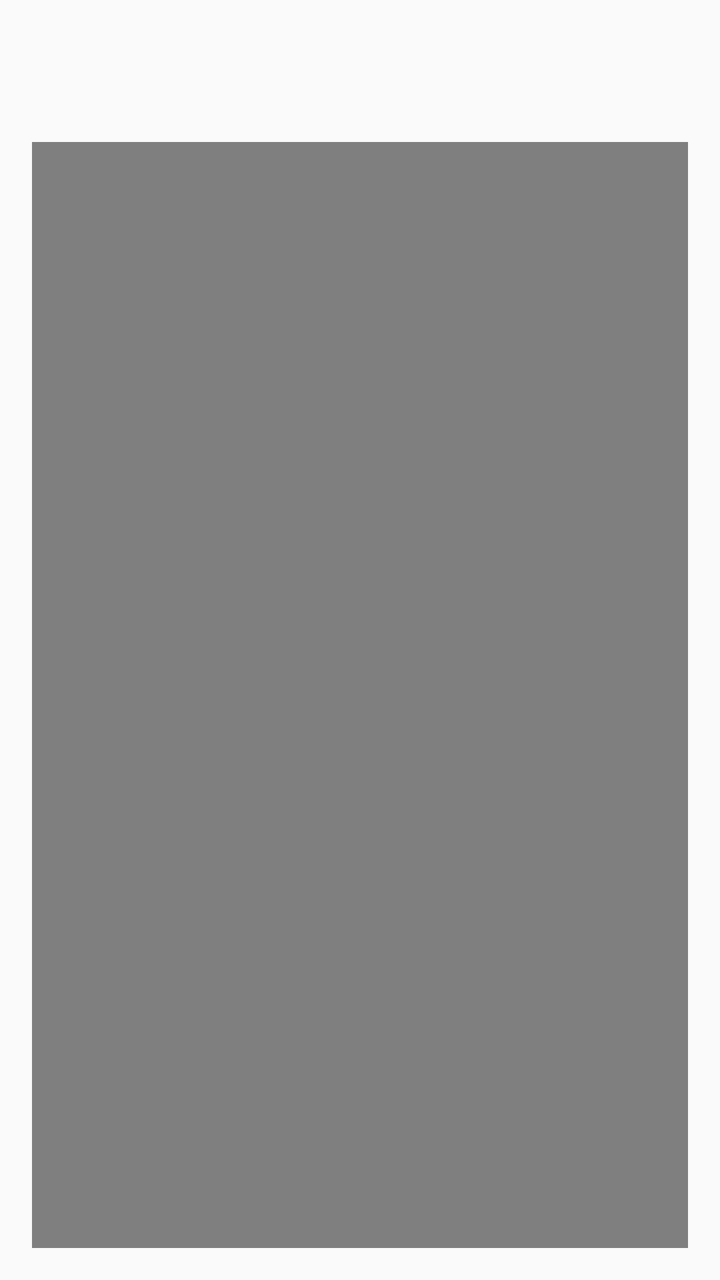
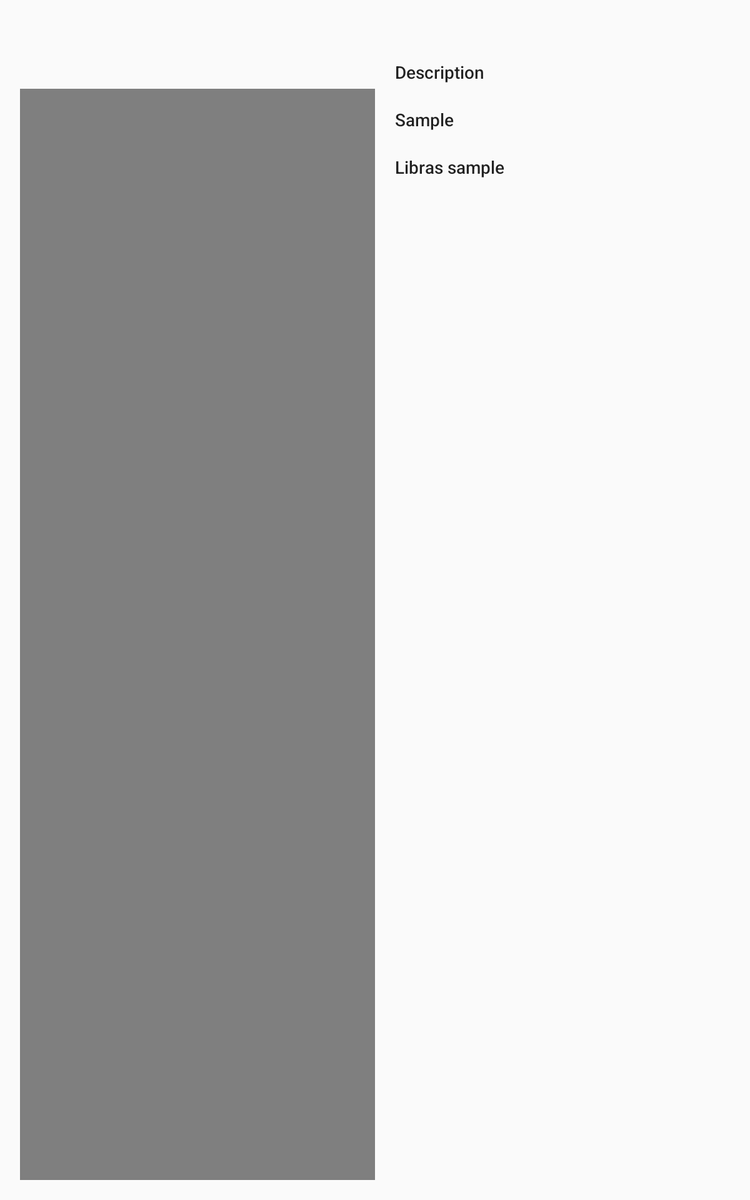

First picture: res/layout/ on a phone held upright. Second picture: the repository's own variant of that layout, on a device whose configuration matches the variant's folder. Source for both follows.
<!-- AndroidManifest.xml: application theme AppTheme -->
<!-- res/layout/fragment_result_layout.xml -->
<?xml version="1.0" encoding="utf-8"?>
<LinearLayout xmlns:android="http://schemas.android.com/apk/res/android"
    android:layout_width="match_parent"
    android:layout_height="match_parent"
    android:paddingBottom="@dimen/activity_vertical_margin"
    android:paddingLeft="@dimen/activity_horizontal_margin"
    android:paddingRight="@dimen/activity_horizontal_margin"
    android:paddingTop="@dimen/activity_vertical_margin"
    android:orientation="vertical">

    <include layout="@layout/progress_bar_layout"
        android:layout_width="match_parent"
        android:layout_height="wrap_content" />

    <TextView
        android:gravity="center"
        android:id="@+id/title_word"
        android:layout_width="match_parent"
        android:layout_height="wrap_content"
        style="@style/AppTheme.Word.Title"/>

    <VideoView
        android:id="@+id/videoView"
        android:layout_width="match_parent"
        android:layout_height="wrap_content" />

    <ScrollView
        android:layout_width="fill_parent"
        android:layout_height="wrap_content">

        <LinearLayout
            android:layout_width="match_parent"
            android:layout_height="wrap_content"
            android:paddingBottom="@dimen/activity_vertical_margin"
            android:paddingLeft="@dimen/activity_horizontal_margin"
            android:paddingRight="@dimen/activity_horizontal_margin"
            android:paddingTop="@dimen/activity_vertical_margin"
            android:orientation="vertical">
            <TextView
                android:text="@string/label_description"
                android:layout_width="match_parent"
                android:layout_height="wrap_content"
                style="@style/TextAppearance.AppCompat.Body2"/>

            <TextView
                android:id="@+id/description_word"
                android:layout_width="match_parent"
                android:layout_height="wrap_content"
                style="@style/TextAppearance.AppCompat.Body1"/>

            <TextView
                android:text="@string/label_sample"
                android:layout_width="match_parent"
                android:layout_height="wrap_content"
                style="@style/TextAppearance.AppCompat.Body2"/>

            <TextView
                android:id="@+id/sample_word"
                android:layout_width="match_parent"
                android:layout_height="wrap_content"
                style="@style/TextAppearance.AppCompat.Body1"/>

            <TextView
                android:text="@string/label_libras_sample"
                android:layout_width="match_parent"
                android:layout_height="wrap_content"
                style="@style/TextAppearance.AppCompat.Body2"/>

            <TextView
                android:id="@+id/libras_sample_word"
                android:layout_width="match_parent"
                android:layout_height="wrap_content"
                style="@style/TextAppearance.AppCompat.Body1"/>
        </LinearLayout>
    </ScrollView>
</LinearLayout>
<!-- res/layout/progress_bar_layout.xml (included above) -->
<?xml version="1.0" encoding="utf-8"?>
<ProgressBar xmlns:android="http://schemas.android.com/apk/res/android"
    android:id="@+id/progress"
    android:layout_width="match_parent"
    android:layout_height="wrap_content"
    android:indeterminate="true"
    style="@style/Widget.AppCompat.ProgressBar.Horizontal"
    android:indeterminateBehavior="repeat"
    android:visibility="invisible"/>
<!-- resources referenced by this layout -->
<resources>
  <dimen name="activity_horizontal_margin">16dp</dimen>
  <dimen name="activity_vertical_margin">16dp</dimen>
  <string name="label_description">Description</string>
  <string name="label_libras_sample">Libras sample</string>
  <string name="label_sample">Sample</string>
  <style name="AppTheme.Word.Title" parent="TextAppearance.AppCompat.Title">
          <item name="android:layout_marginBottom">@dimen/title_margin_bottom</item>
      </style>
  <style name="AppTheme" parent="Theme.AppCompat.Light.DarkActionBar">
          
          <item name="colorPrimary">@color/primary</item>
          <item name="colorPrimaryDark">@color/primary_dark</item>
          <item name="colorAccent">@color/accent</item>
      </style>
  <dimen name="title_margin_bottom">12dp</dimen>
  <color name="primary">#00BCD4</color>
  <color name="primary_dark">#0097A7</color>
  <color name="accent">#00BCD4</color>
</resources>
<!-- res/layout-sw600dp/fragment_result_layout.xml (the repository's variant of the layout above) -->
<!-- drawn on a 7-inch tablet held upright -->
<?xml version="1.0" encoding="utf-8"?>
<LinearLayout xmlns:android="http://schemas.android.com/apk/res/android"
    android:layout_width="match_parent"
    android:layout_height="match_parent"
    android:paddingBottom="@dimen/activity_vertical_margin"
    android:paddingLeft="@dimen/activity_horizontal_margin"
    android:paddingRight="@dimen/activity_horizontal_margin"
    android:paddingTop="@dimen/activity_vertical_margin"
    android:orientation="vertical">

    <include layout="@layout/progress_bar_layout"
        android:layout_width="match_parent"
        android:layout_height="wrap_content" />

    <LinearLayout
        android:baselineAligned="false"
        android:layout_width="match_parent"
        android:layout_height="wrap_content"
        android:orientation="horizontal">

        <LinearLayout
            android:layout_weight="1"
            android:layout_width="0dp"
            android:layout_height="wrap_content"
            android:orientation="vertical">


            <TextView
                android:gravity="center"
                android:id="@+id/title_word"
                android:layout_width="match_parent"
                android:layout_height="wrap_content"
                style="@style/AppTheme.Word.Title"/>

            <VideoView
                android:id="@+id/videoView"
                android:layout_width="match_parent"
                android:layout_height="wrap_content" />

        </LinearLayout>
        <ScrollView
            android:layout_height="wrap_content"
            android:layout_weight="1"
            android:layout_width="0dp">

            <LinearLayout
                android:layout_width="match_parent"
                android:layout_height="wrap_content"
                android:paddingBottom="@dimen/activity_vertical_margin"
                android:paddingLeft="@dimen/activity_horizontal_margin"
                android:paddingRight="@dimen/activity_horizontal_margin"
                android:paddingTop="@dimen/activity_vertical_margin"
                android:orientation="vertical">
                <TextView
                    android:text="@string/label_description"
                    android:layout_width="match_parent"
                    android:layout_height="wrap_content"
                    style="@style/TextAppearance.AppCompat.Body2"/>

                <TextView
                    android:id="@+id/description_word"
                    android:layout_width="match_parent"
                    android:layout_height="wrap_content"
                    style="@style/TextAppearance.AppCompat.Body1"/>

                <TextView
                    android:text="@string/label_sample"
                    android:layout_width="match_parent"
                    android:layout_height="wrap_content"
                    style="@style/TextAppearance.AppCompat.Body2"/>

                <TextView
                    android:id="@+id/sample_word"
                    android:layout_width="match_parent"
                    android:layout_height="wrap_content"
                    style="@style/TextAppearance.AppCompat.Body1"/>

                <TextView
                    android:text="@string/label_libras_sample"
                    android:layout_width="match_parent"
                    android:layout_height="wrap_content"
                    style="@style/TextAppearance.AppCompat.Body2"/>

                <TextView
                    android:id="@+id/libras_sample_word"
                    android:layout_width="match_parent"
                    android:layout_height="wrap_content"
                    style="@style/TextAppearance.AppCompat.Body1"/>
            </LinearLayout>
        </ScrollView>
    </LinearLayout>
</LinearLayout>
